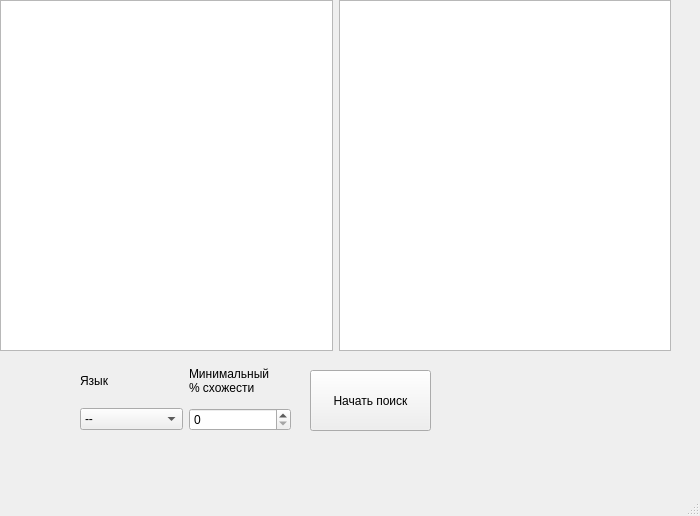
<?xml version="1.0" encoding="UTF-8"?>
<ui version="4.0">
 <class>MainWindow</class>
 <widget class="QMainWindow" name="MainWindow">
  <property name="geometry">
   <rect>
    <x>0</x>
    <y>0</y>
    <width>700</width>
    <height>516</height>
   </rect>
  </property>
  <property name="windowTitle">
   <string>Code Analytics</string>
  </property>
  <widget class="QWidget" name="centralwidget">
   <widget class="QPushButton" name="pushButton">
    <property name="geometry">
     <rect>
      <x>310</x>
      <y>370</y>
      <width>121</width>
      <height>61</height>
     </rect>
    </property>
    <property name="text">
     <string>Начать поиск</string>
    </property>
   </widget>
   <widget class="QWidget" name="horizontalLayoutWidget_2">
    <property name="geometry">
     <rect>
      <x>0</x>
      <y>0</y>
      <width>671</width>
      <height>351</height>
     </rect>
    </property>
    <layout class="QHBoxLayout" name="horizontalLayout_2">
     <item>
      <widget class="QTextEdit" name="textEdit"/>
     </item>
     <item>
      <widget class="QTextBrowser" name="textBrowser"/>
     </item>
    </layout>
   </widget>
   <widget class="QWidget" name="gridLayoutWidget">
    <property name="geometry">
     <rect>
      <x>80</x>
      <y>360</y>
      <width>211</width>
      <height>71</height>
     </rect>
    </property>
    <layout class="QGridLayout" name="gridLayout">
     <item row="2" column="0">
      <widget class="QComboBox" name="lang">
       <item>
        <property name="text">
         <string>--</string>
        </property>
       </item>
       <item>
        <property name="text">
         <string>C++</string>
        </property>
       </item>
       <item>
        <property name="text">
         <string>Python3</string>
        </property>
       </item>
      </widget>
     </item>
     <item row="2" column="1">
      <widget class="QSpinBox" name="equality"/>
     </item>
     <item row="1" column="0">
      <widget class="QLabel" name="label">
       <property name="text">
        <string>Язык</string>
       </property>
      </widget>
     </item>
     <item row="1" column="1">
      <widget class="QLabel" name="label_2">
       <property name="text">
        <string>Минимальный
% схожести</string>
       </property>
      </widget>
     </item>
    </layout>
   </widget>
  </widget>
  <widget class="QMenuBar" name="menubar">
   <property name="geometry">
    <rect>
     <x>0</x>
     <y>0</y>
     <width>700</width>
     <height>37</height>
    </rect>
   </property>
  </widget>
  <widget class="QStatusBar" name="statusbar"/>
 </widget>
 <resources/>
 <connections/>
</ui>
